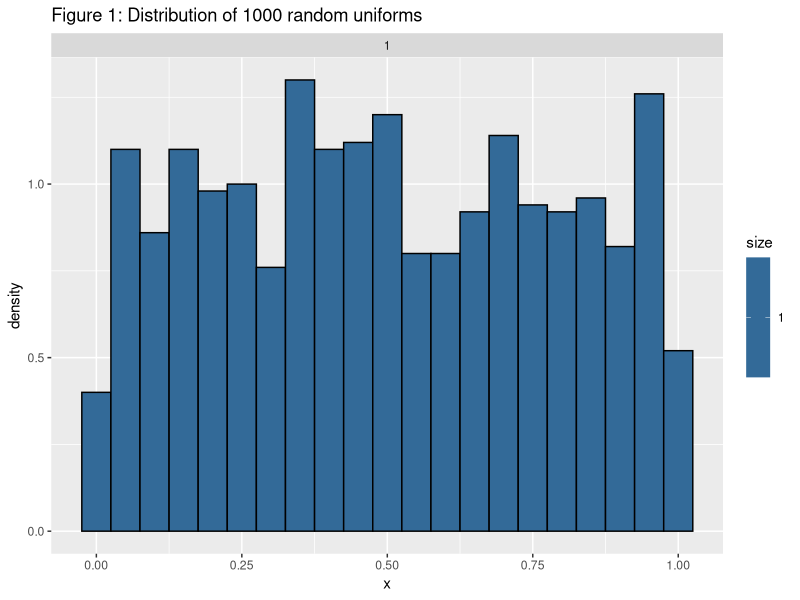
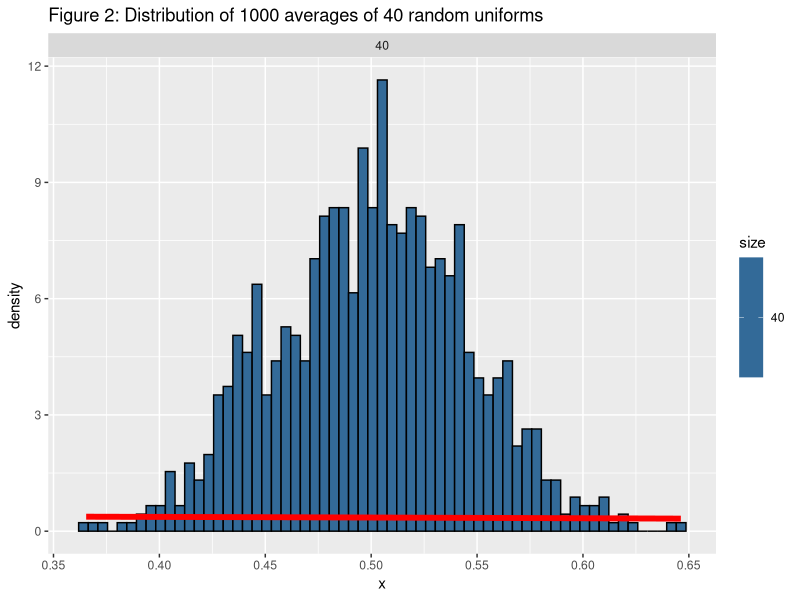
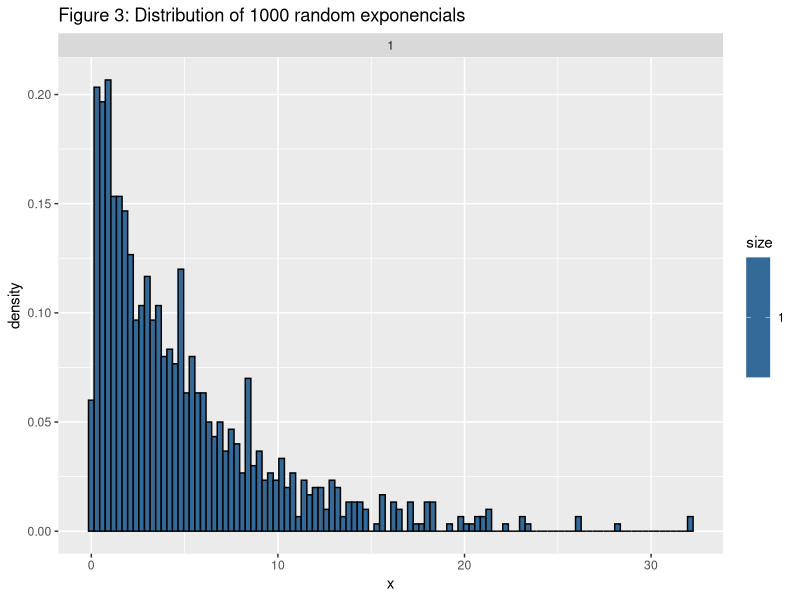
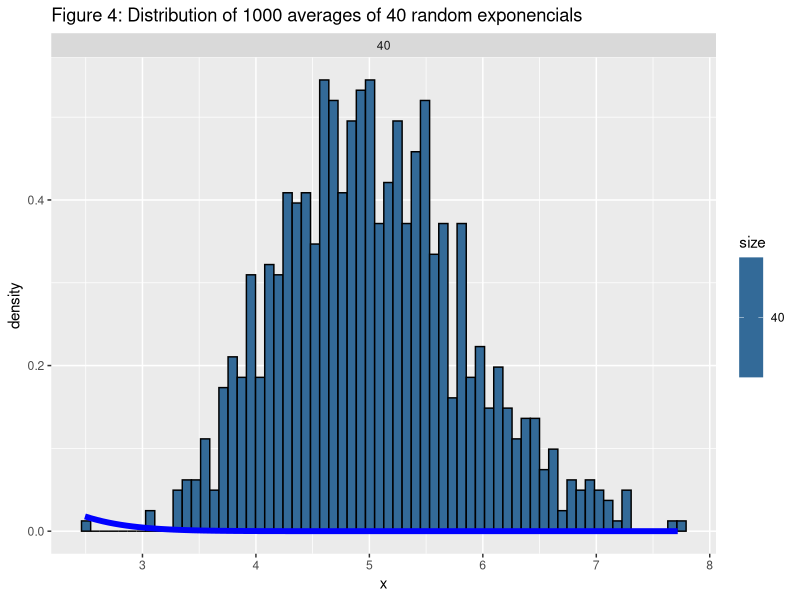

Reproduce these figures in R, in order.
## ---- chunk 1
library(ggplot2)
## ---- chunk 2
set.seed(1)
x = NULL
x <- runif(1000)
dat <- as.data.frame(x)
dat$size<-1
## ---- chunk 3
set.seed(2)
x = NULL
for (i in 1 : 1000) x = c(x, mean(runif(40)))
dat <- as.data.frame(x)
dat$size<-40
## ---- chunk 4
set.seed(3)
lambda = 0.2 
x = NULL
x <- rexp(1000,lambda)
dat <- as.data.frame(x)
dat$size<-1
## ---- chunk 5
set.seed(4)
lambda = 0.2 
x = NULL
for (i in 1 : 1000) x = c(x, mean(rexp(40,lambda)))
dat <- as.data.frame(x)
dat$size<-40
## ---- chunk 6
sample_mean = mean(dat$x)
sample_mean
        
theoretical_mean = 1/lambda
theoretical_mean
## ---- chunk 7
sample_sd = sd(dat$x)
sample_sd
        
theoretical_sd = (1/lambda)/(sqrt(40))
theoretical_sd

sample_varience = sample_sd^2
sample_varience

theoretical_varience = theoretical_sd^2
theoretical_varience
## ---- chunk 8
# Distribution of 1000 random uniforms
set.seed(1)
x = NULL
x <- runif(1000)
dat <- as.data.frame(x)
dat$size<-1
g <- ggplot(dat, aes(x = x, fill = size)) + geom_histogram(binwidth=.05, colour = "black", aes(y = ..density..)) 
g <- g + ggtitle("Figure 1: Distribution of 1000 random uniforms")
g + facet_grid(. ~ size)

# Distribution of 1000 averages of 40 random uniforms
set.seed(2)
x = NULL
for (i in 1 : 1000) x = c(x, mean(runif(40)))
dat <- as.data.frame(x)
dat$size<-40
g <- ggplot(dat, aes(x = x, fill = size)) + geom_histogram(binwidth=sd(dat$x)/10, colour = "black", aes(y = ..density..)) 
g <- g + stat_function(fun = dnorm, arg = list(mean = mean(dat$x), sd = sd(dat$x)), size=2, col="red")
g <- g + ggtitle("Figure 2: Distribution of 1000 averages of 40 random uniforms")
g + facet_grid(. ~ size)

# Distribution of 1000 random exponencials"
set.seed(3)
lambda = 0.2 
x = NULL
x <- rexp(1000,lambda)
dat <- as.data.frame(x)
dat$size<-1
g <- ggplot(dat, aes(x = x, fill = size)) + geom_histogram(binwidth=.3, colour = "black", aes(y = ..density..)) 
g <- g + ggtitle("Figure 3: Distribution of 1000 random exponencials")
g + facet_grid(. ~ size)

# Distribution of 1000 averages of 40 random exponencials
set.seed(4)
lambda = 0.2 
x = NULL
for (i in 1 : 1000) x = c(x, mean(rexp(40,lambda)))
dat <- as.data.frame(x)
dat$size<-40
g <- ggplot(dat, aes(x = x, fill = size)) + geom_histogram(binwidth=sd(dat$x)/10, colour = "black", aes(y = ..density..)) 
g <- g + stat_function(fun = dnorm, arg = list(mean = mean(dat$x), sd = sd(dat$x)), size=2, col="blue") 
g <- g + ggtitle("Figure 4: Distribution of 1000 averages of 40 random exponencials")
g + facet_grid(. ~ size)
